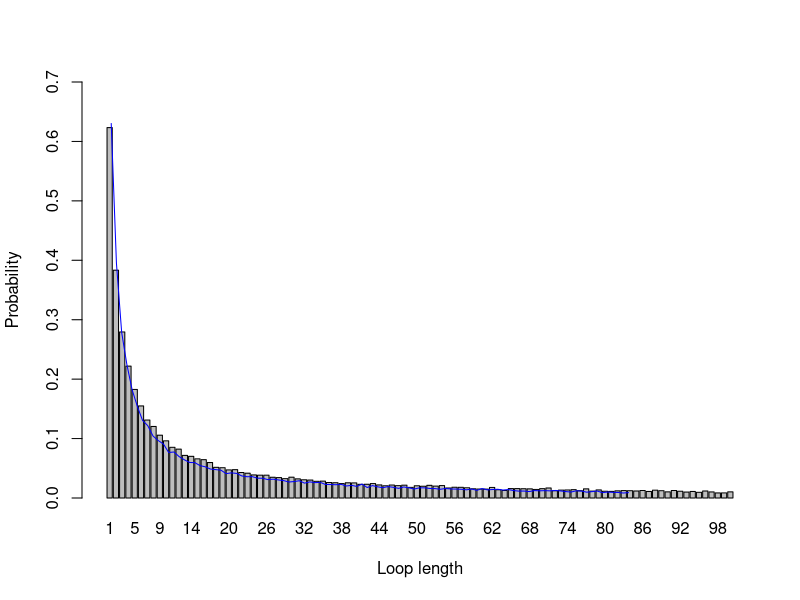

Generate this figure with R:
# Group 18
# Member: Shangyun Sun(S2330859); Ziyi Gu(S2307232); Mengyao Zhang(S2049018).

# Github repo: https://github.com/SSYTOMATO/Groupwork18.git

# Shangyun Sun: wrote the function Unit, Pone and corresponding comments;
#               visualized the probability.
# Ziyi Gu: wrote part of the function dloop and corresponding comments;
#          provided all examples' codes and analysis.
# Mengyao Zhang: wrote the function Pall and part of the function dloop;
#                wrote the overview comment and comments for function Pall.
# Each of us double-checked and optimized others' codes.
# Everyone undertook roughly 1/3 of the work.

#-------------------------------------------------------------------------------

# This code tries to solve a particular problem by three different strategies,
# estimate the probability of success of each strategy by stochastic simulation
# and do some investigation of one strategy which performs surprisingly better.

# The problem: A room contains 2n boxes numbered from 1 to 2n. There are 2n
#              cards, each printed with a unique number from 1 to 2n and
#              randomly placed one in each box. 2n prisoners numbered from 1 to
#              2n need to find the card with their number on it by opening a 
#              maximum on n boxes. After each prisoner’s go, the room is set to
#              its original state and communication is not allowed. If all
#              prisoners succeed in finding their number, then they all go free.

# Strategy 1: The prisoner starts at the box with their number on it, opens it
#             and find the card with number k. If k is not their prisoner number,
#             they go to box number k, open it and repeat the process until they
#             have either found the card with their number on it, or opened n 
#             boxes without finding it.
# Strategy 2: As strategy 1, but starting from a randomly selected box.
# Strategy 3: They open n boxes at random, checking each card for their number.

#-------------------------------------------------------------------------------

# 
# a pre function
Unit <- function(n,k,first,box){
# Function unit is a pre-function for other functions later, which  is used to 
# determine whether prisoners can successful within n times.

# Input: n (the maximum number that boxes can be opened)
#        k (the index of the first prisoner)
#        first (the index of the first box we chosen)
#        box (the integer simulated randomly, which represents the number on the
#        card contained in each box)
# Output: an integer which is marked as 1 when it success, otherwise marked as 0
  
  box_index <- first
  success <- 0
  for (i in 1:n){
    if (k != box[box_index]){
      box_index <- box[box_index]
    } else {
      success <- 1
      break
    }
  }
  success
}

#-------------------------------------------------------------------------------


# function Pone
Pone <- function(n,k,strategy,nreps=10000){
  
# Function pone is used to estimate probability of single prisoners success in  
# each strategy within nreps experiments. 
  
# Input: n (used to calculate the number of prisoners (2*n) and box (2*n))
#        k (the index of the first prisoner)
#        strategy (can equal to 1,2,3, represents 3 strategies respectively)
#        nreps (the amount of experiments, which is defaulted to 10000)
# Output: a float which is the probability 1 prisoner can find his or her number
  
  success <- 0
    
  # strategy 1
  if (strategy == 1){
    for (rep in 1:nreps){
      box <- sample(2*n,2*n)
      success <- success + Unit(n,k,k,box)
    }
  }
    
  # strategy 2
  else if (strategy == 2){
    for (rep in 1:nreps){
      box <- sample(2*n,2*n)
      first <- sample(2*n,1)
      success <- success + Unit(n,k,first,box)
    }
  }
  
  # strategy 3
  else if(strategy == 3){
    for (rep in 1:nreps){
      choice <-sample(2*n,n)
      success <- success + k %in% choice
    }
  } 
  success/nreps
}

#-------------------------------------------------------------------------------

Pall <- function(n,strategy,nreps=10000){
  
# Estimate the probability of all prisoners finding their number
# By stochastic simulation
  
# Input: n (the maximum number of boxes one prisoner can open, also, 2n is
#           the number of prisoners, boxes and cards)
#        strategy (take values of 1, 2, 3,
#                  corresponding to strategies stated above)
#        nreps (the number of replicate simulations to run in order to
#               estimate the probability, with default value 10000)
# Output: a float which is the probability of all prisoners finding their number
  
  success_num <- 0  # the times of simulations with result of success
  
  # strategy 1
  
  if (strategy == 1){
    for (rep in 1:nreps){     # loop for every simulation
      success <- 1            # 1 represents success, 0 represents failure
      box <- sample(2*n,2*n)  # place 2n card randomly
      for (k in 1:(2*n)){     # loop for every prisoner
        success <- success * Unit(n,k,k,box)  # variable success will remain 1
                                              # if every prisoner successes, but
                                              # will be 0 if any one fails
        if (success == 0){break}  # fail, no need to continue
      }
    success_num <- success_num + success  # if success, success_num will add 1
    }
  }
  
  # strategy 2
  
  else if (strategy == 2){      # similar as the strategy 1
    for (rep in 1:nreps){
      success <- 1
      box <- sample(2*n,2*n)
      for (k in 1:(2*n)){
        first <- sample(2*n,1)  # randomly choose the first box
        success <- success * Unit(n,k,first,box)
        if (success == 0){break}
      }
      success_num <- success_num + success  
    }
  }
  
  # strategy 3

  else {
    for (rep in 1:nreps){
      success <- 1
      for (k in 1:(2*n)){
        choice <-sample(2*n,n)  # randomly choose half of boxes 
        success <- success * k %in% choice # whether the prisoner's number is in
                                           # the boxes he chooses
        if (success == 0){break}
      }
      success_num <- success_num + success
    }
  } 
  
  success_num/nreps  # success probability = (the number of simulations with
                     # result of success) / (the total number of simulations) 
}

#-------------------------------------------------------------------------------

# Example codes for n = 5 and 50 with three different strategies
# results for each n is shown in a matrix
# row i is the result of strategy i
# column 1 is individual probability and column 2 is joint success probability

# n = 5
matrix_n5 <- matrix(0,3,2)
for (strategy in 1:3){
  matrix_n5[strategy,1] <- Pone(5,1,strategy)
  matrix_n5[strategy,2] <- Pall(5,strategy)
}
matrix_n5

# n = 50
matrix_n50 <- matrix(0,3,2)
for (strategy in 1:3){
  matrix_n50[strategy,1] <- Pone(50,1,strategy)
  matrix_n50[strategy,2] <- Pall(50,strategy)
}
matrix_n50

# Remarks on the results:
# Joint success probability of strategy 2&3 are close to 0 but
# joint success probability of strategy 1 is surprisingly high
# The result is more obvious when n becomes larger.

#-------------------------------------------------------------------------------

# a new dloop function from zmy

dloop <- function(n,nreps=10000){
  
# Function dloop is used to estimate probability of each loop length from 1
# to 2n occurring at least once in a random shuffling of cards to boxes
  
# Input: n (2n is used to calculate the number of boxes, loop length and 
#           number of frequency of each loop length)
#        nreps (the number of replicate simulations to run in order to 
#               estimate the probability, with default value 10000)
# Output: a 2n vector of probabilities of each loop length occurring at
#         least once in a random shuffling of cards to boxes
  
  freq <- rep(0,2*n)
  for (reps in 1:nreps){
    u <- sample(2*n,2*n)
    u_index <- 1:(2*n)
    len_list <- c()
    while (length(u_index) != 0){
      first <- u_index[1]
      k <- first
      ring <- k
      length <- 1
      while (u[k] != first){
        k <- u[k]
        length <- length + 1
        ring <- c(ring,k)
      }
      u_index <- u_index[-which(u_index %in% ring)]
      len_list <- c(len_list,length)
    }
    freq[which(1:(2*n) %in% len_list)] <- freq[which(1:(2*n) %in% len_list)] + 1
  }
  freq/nreps
}

test <- dloop(50)
test
prob <- 1 - sum(test[51:100])
prob



# visualization
x<-seq(1,100)

barplot(dloop(50),names=x,xlab = 'Loop length',ylab = 'Probability',ylim = c(0,0.7))
lines(x,dloop(50),type="l",col="blue")
# Analysis:
# When we perform the experiment with n=50. We can see from the graph 
# that a loop of length 1 has a higher probability compared to the other lengths.
# And as the length increases, the probability decreases abruptly. 
# When the length of the loop exceeds 50, the probability tends to zero.
# This is keeping up with our rules that the maximum number of boxes 
# that can be opened is n=50, otherwise it is considered a failure. 
# Therefore the probability of success in a loop of these lengths should be 0.
